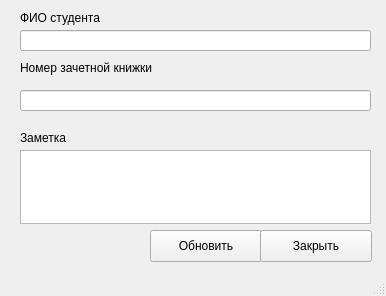
<?xml version="1.0" encoding="UTF-8"?>
<ui version="4.0">
 <class>MainWindow</class>
 <widget class="QMainWindow" name="MainWindow">
  <property name="geometry">
   <rect>
    <x>0</x>
    <y>0</y>
    <width>386</width>
    <height>296</height>
   </rect>
  </property>
  <property name="windowTitle">
   <string>Добавить студента</string>
  </property>
  <widget class="QWidget" name="centralwidget">
   <widget class="QPushButton" name="pushButton">
    <property name="geometry">
     <rect>
      <x>150</x>
      <y>230</y>
      <width>112</width>
      <height>32</height>
     </rect>
    </property>
    <property name="text">
     <string>Обновить</string>
    </property>
   </widget>
   <widget class="QPushButton" name="pushButton_2">
    <property name="geometry">
     <rect>
      <x>260</x>
      <y>230</y>
      <width>112</width>
      <height>32</height>
     </rect>
    </property>
    <property name="text">
     <string>Закрыть</string>
    </property>
   </widget>
   <widget class="QLineEdit" name="lineEdit">
    <property name="geometry">
     <rect>
      <x>20</x>
      <y>30</y>
      <width>351</width>
      <height>21</height>
     </rect>
    </property>
   </widget>
   <widget class="QLabel" name="label_2">
    <property name="geometry">
     <rect>
      <x>20</x>
      <y>10</y>
      <width>201</width>
      <height>16</height>
     </rect>
    </property>
    <property name="text">
     <string>ФИО студента</string>
    </property>
   </widget>
   <widget class="QLabel" name="label_3">
    <property name="geometry">
     <rect>
      <x>20</x>
      <y>60</y>
      <width>201</width>
      <height>16</height>
     </rect>
    </property>
    <property name="text">
     <string>Номер зачетной книжки</string>
    </property>
   </widget>
   <widget class="QLineEdit" name="lineEdit_2">
    <property name="geometry">
     <rect>
      <x>20</x>
      <y>90</y>
      <width>351</width>
      <height>21</height>
     </rect>
    </property>
   </widget>
   <widget class="QTextEdit" name="textEdit">
    <property name="geometry">
     <rect>
      <x>20</x>
      <y>150</y>
      <width>351</width>
      <height>74</height>
     </rect>
    </property>
   </widget>
   <widget class="QLabel" name="label_4">
    <property name="geometry">
     <rect>
      <x>20</x>
      <y>130</y>
      <width>201</width>
      <height>16</height>
     </rect>
    </property>
    <property name="text">
     <string>Заметка</string>
    </property>
   </widget>
  </widget>
  <widget class="QStatusBar" name="statusbar"/>
 </widget>
 <resources/>
 <connections/>
</ui>
